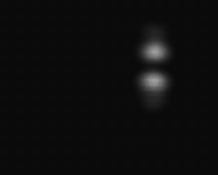
#> input picture 4-Solid-State-Laser/pics/bmp/tem_01.bmp, 218 x 175 px, shrunk from 1280 x 1024 before the run, found by its file name; the run also reads 3 pictures not shown here
$ python analysis3.py
#> lines starting #> are read from the running program, lines starting #| are printed output that depends on the picture; long printed decimals are rounded
import numpy as np
import matplotlib.pyplot as plt
from scipy.optimize import minimize
from PIL import Image
import os
import scipy.special as sp

def hermite_gaussian_2d_squared(x, y, A, x0, y0, wx, wy, n, m):
    """Generates a squared 2D Hermite-Gaussian mode with specified n and m (Numerical)."""
    x_scaled = (x - x0) / wx
    y_scaled = (y - y0) / wy

    H_n_x = sp.hermite(n)(2 * x_scaled)  # Correctly scaled and evaluated
    H_m_y = sp.hermite(m)(2 * y_scaled)  # Correctly scaled and evaluated

    gaussian = np.exp(-(x_scaled**2 + y_scaled**2) / 2)
    hg = (A * H_n_x * H_m_y * gaussian)**2
    return hg

def fit_hermite_gaussian_squared(data_path, output_path, n, m):
#> called with data_path = './tem_01.bmp', output_path = 'outputs/tem_01_fit.png', n = 0, m = 1
    try:
        img = Image.open(data_path).convert('L')
#> img is the input picture: PIL image 218x175 L; min 10, max 161, mean 13
        data = np.array(img)
        data_normalized = data / np.max(data)
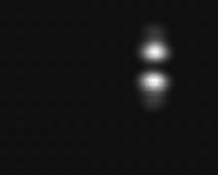
#> data_normalized: shape (175, 218) float64; min 0.0621, max 1, mean 0.081

        y, x = np.indices(data.shape)

        def error_function(params):
            A, x0, y0, wx, wy = params
            model = hermite_gaussian_2d_squared(x, y, A, x0, y0, wx, wy, n, m)
            residual = data_normalized - model
            huber_const = 1  # Adjust for robustness
            loss = np.where(np.abs(residual) <= huber_const, 0.5 * residual**2, huber_const * np.abs(residual) - 0.5 * huber_const**2).sum()
            return loss

        A_guess = 1.0
        max_index = np.unravel_index(np.argmax(data), data.shape)
#> max_index = (80, 153)
        y0_guess, x0_guess = max_index
#> y0_guess = 80; x0_guess = 153
        wx_guess = data.shape[1] // 8
#> wx_guess = 27
        wy_guess = data.shape[0] // 8
#> wy_guess = 21
        initial_params = [A_guess, x0_guess, y0_guess, wx_guess, wy_guess]
#> initial_params = [1, 153, 80, 27, 21]

        result = minimize(error_function, initial_params, method='L-BFGS-B', options={'maxiter': 5000})
#> in error_function, `model = hermite_gaussian_2d_squared(x, y, A, x0, y0, wx, wy, n, m)`:
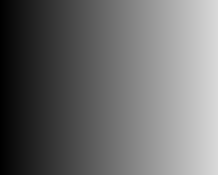
#> x: shape (175, 218) int64; min 0, max 217, mean 108.5
#> in error_function, `residual = data_normalized - model`:
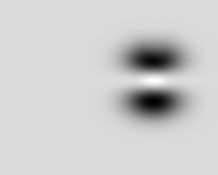
#> residual: shape (175, 218) float64; min -5.67, max 1, mean -0.292; drawn with min black and max white
#> in error_function, `loss = np.where(np.abs(residual) <= huber_const, 0.5 * residual**2, hu..`: loss = 9626.2
#> call 2 of hermite_gaussian_2d_squared, with A = 1, x0 = 153, y0 = 80, wx = 27, wy = 21, n = 0, m = 1
#> in hermite_gaussian_2d_squared (call 2), `x_scaled = (x - x0) / wx`:
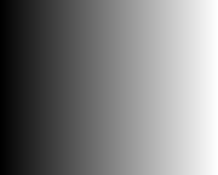
#> x_scaled: shape (175, 218) float64; min -5.67, max 2.37, mean -1.65; drawn with min black and max white
#> in hermite_gaussian_2d_squared (call 2), `y_scaled = (y - y0) / wy`:
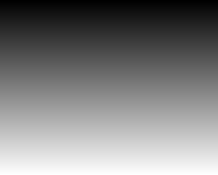
#> y_scaled: shape (175, 218) float64; min -3.81, max 4.48, mean 0.333; drawn with min black and max white
#> in hermite_gaussian_2d_squared (call 2), `H_n_x = sp.hermite(n)(2 * x_scaled)`: H_n_x: shape (175, 218) float64; every value is 1
#> in hermite_gaussian_2d_squared (call 2), `gaussian = np.exp(-(x_scaled**2 + y_scaled**2) / 2)`:
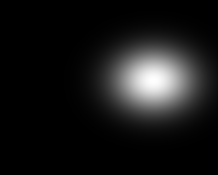
#> gaussian: shape (175, 218) float64; min 4.75e-12, max 1, mean 0.0926
#> in hermite_gaussian_2d_squared (call 2), `hg = (A * H_n_x * H_m_y * gaussian)**2`:
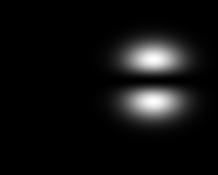
#> hg: shape (175, 218) float64; min 0, max 5.89, mean 0.373; drawn with min black and max white
#> result = 10 items

        if result.success:
            A_fit, x0_fit, y0_fit, wx_fit, wy_fit = result.x
#> A_fit = 0.397; x0_fit = 154; y0_fit = 66.23; wx_fit = 13.26; wy_fit = 15.07
            A_fit = A_fit * np.max(data)
#> A_fit = 63.95

            fitted_model = hermite_gaussian_2d_squared(x, y, A_fit, x0_fit, y0_fit, wx_fit, wy_fit, n, m)
            error = data - fitted_model

            fig, axes = plt.subplots(1, 3, figsize=(15, 5))

            axes[0].imshow(data, cmap='gray')
            axes[0].set_title('Original Data')

            axes[1].imshow(fitted_model, cmap='gray')
            axes[1].set_title('Fitted Model')

            axes[2].imshow(error, cmap='gray')
            axes[2].set_title('Error (Data - Fit)')

            plt.tight_layout()

            ss_residual = np.sum(error**2)
#> ss_residual = 2.49e+11
            ss_total = np.sum((data - np.mean(data))**2)
#> ss_total = 7228803
            r_squared = 1 - (ss_residual / ss_total) if ss_total > 0 else 0
#> r_squared = -34434.8
            rmse = np.sqrt(ss_residual / data.size)
#> rmse = 2554.4

            text_str = f"n = {n}, m = {m}\n"
            text_str += f"A = {A_fit:.2f}, x0 = {x0_fit:.2f}, y0 = {y0_fit:.2f}\n"
            text_str += f"wx = {wx_fit:.2f}, wy = {wy_fit:.2f}\n"
            text_str += f"R-squared = {r_squared:.4f}\n"
            text_str += f"RMSE = {rmse:.4f}"

            plt.figtext(0.5, .2, text_str, ha="center", fontsize=8, bbox={"facecolor": "white", "alpha": 0.8, "pad": 5})

            plt.savefig(output_path)
            plt.close(fig)

            return {"A": A_fit, "x0": x0_fit, "y0": y0_fit, "wx": wx_fit, "wy": wy_fit, "r_squared": r_squared, "rmse": rmse, "n": n, "m": m}
        else:
            print(f"Optimization failed for {data_path}")
            print(result)
            return None

    except FileNotFoundError:
        print(f"Error: File not found at {data_path}")
        return None
    except Exception as e:
        print(f"An error occurred: {e}")
        return None

# Create the output directory if it doesn't exist
output_dir = "outputs"
if not os.path.exists(output_dir):
    os.makedirs(output_dir)

def process_file(filename, n, m):
    full_path = os.path.join(".", filename)  # Construct the full path
    output_filename = os.path.join(output_dir, f"{filename[:-4]}_fit.png")
    fitted_params = fit_hermite_gaussian_squared(full_path, output_filename, n, m)
#> fitted_params = 9 items

    if fitted_params:
        print("Fitted parameters:", fitted_params)
#| Fitted parameters: {'A': 63.953, 'x0': 153.952, 'y0': 66.227, 'wx': 13.259, 'wy': 15.071, 'r_squared': -34434.776, 'rmse': 2554.411, 'n': 0, 'm': 1}
        print(f"Fit results saved to {output_filename}")
    print("-" * 20)


# Example usage (one file at a time):
filename = "tem_01.bmp"  # Replace with your filename
n = 0  # Replace with your n value
m = 1  # Replace with your m value

process_file(filename, n, m)

filename = "tem_02.bmp"  # Replace with your filename
n = 0  # Replace with your n value
m = 2  # Replace with your m value

process_file(filename, n, m)
#| Fitted parameters: {'A': 20.385, 'x0': 156.329, 'y0': 62.206, 'wx': 13.766, 'wy': 14.703, 'r_squared': -37939.152, 'rmse': 5373.132, 'n': 0, 'm': 2}

filename = "tem_11.bmp"  # Replace with your filename
n = 1  # Replace with your n value
m = 1  # Replace with your m value

process_file(filename, n, m)
#| Fitted parameters: {'A': 32.720, 'x0': 129.352, 'y0': 75.147, 'wx': 15.640, 'wy': 14.951, 'r_squared': -53659.469, 'rmse': 5017.665, 'n': 1, 'm': 1}

filename = "tem_12.bmp"  # Replace with your filename
n = 1  # Replace with your n value
m = 2  # Replace with your m value

process_file(filename, n, m)
#| Fitted parameters: {'A': 5.690, 'x0': 127.686, 'y0': 75.397, 'wx': 15.319, 'wy': 15.522, 'r_squared': -28829.185, 'rmse': 3140.672, 'n': 1, 'm': 2}

filename = "tem_22.bmp"  # Replace with your filename
n = 2  # Replace with your n value
m = 2  # Replace with your m value

process_file(filename, n, m)
